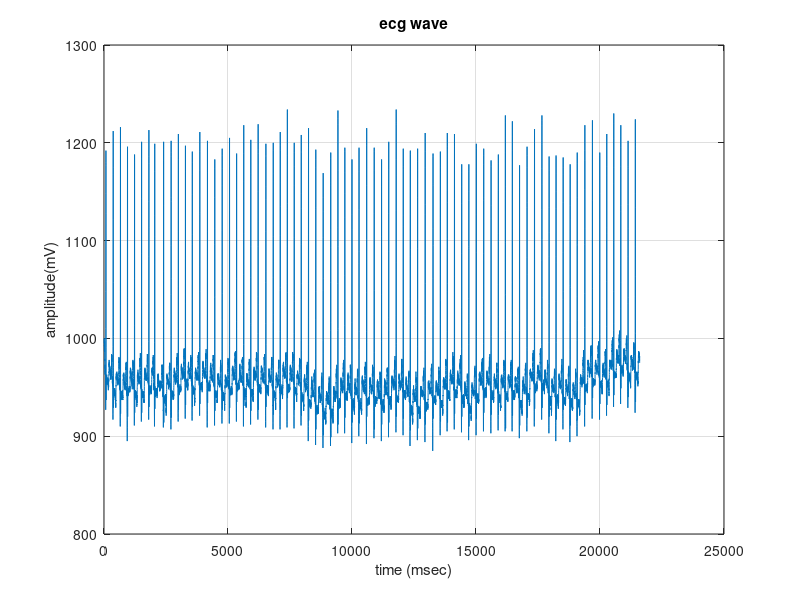

This chart was generated by the following MATLAB code:
clc; clear all; close all;
load('100m.mat');
x=val(1,:);
ecg=x';
figure(1);
plot(ecg); grid on;
title('ecg wave'); xlabel('time (msec)'); ylabel('amplitude(mV)');